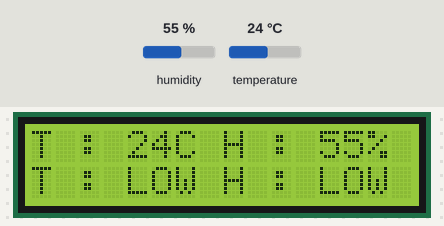
This sketch was run on a simulated Arduino Uno, built with avr-gcc and run on an emulated ATmega328P. Shown: 16×2 character LCD. Inputs (shaded band) come from the test bench; at power-on: humidity 55 %, temperature 24 °C.

Above: at 1.2 s.
1.3 s: humidity set to 58 %
At 3.1 s:
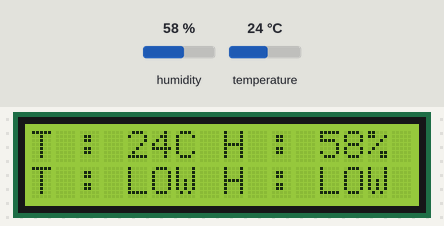
4.1 s: humidity set to 61 %
At 5.3 s:
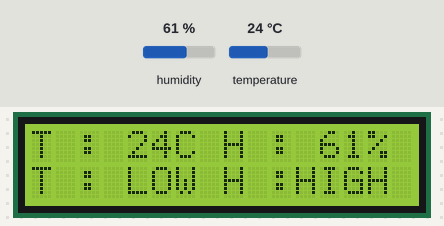
6.9 s: temperature set to 28 °C
At 8.9 s:
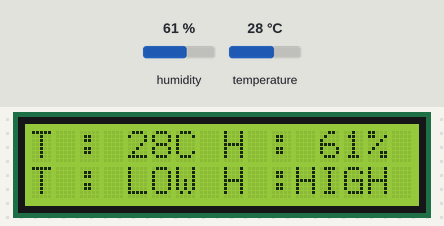
9.7 s: temperature set to 31 °C
At 11.3 s:
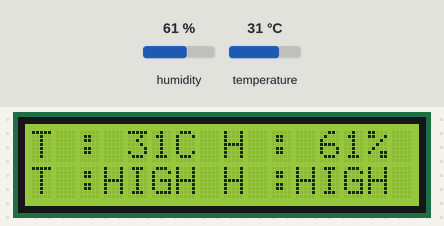
12.5 s: humidity set to 22 %
At 15.7 s:
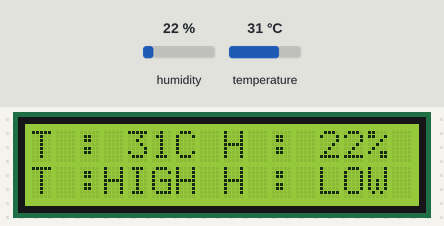
Timing chart, 0 to 16.8 s (numbered marks = the images above; inputs shaded):
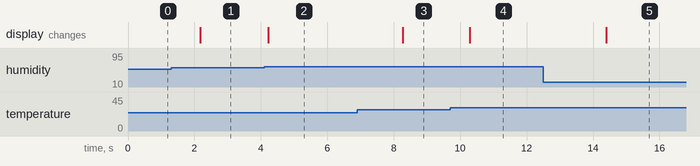

Measured:
- the behaviour switches between 59 and 60 % on humidity (found by bisection; images 1 and 2)
- the behaviour switches between 29 and 30 °C on temperature (found by bisection; images 3 and 4)
- after the input at 1.3 s, the display: changes after 0.87 s (image 1)
- after the input at 4.1 s, the display: changes after 0.12 s (image 2)
- after the input at 6.9 s, the display: changes after 1.4 s (image 3)
- after the input at 9.7 s, the display: changes after 0.59 s (image 4)
- after the input at 12.5 s, the display: changes after 1.9 s (image 5)

The sketch:

5-2_DHT_LCD.ino
```cpp
#include <Wire.h>
#include <LiquidCrystal_I2C.h>
LiquidCrystal_I2C lcd(0x27, 16, 2); // 0x27 or 0x3F

#include "DHT.h"
#define DHTPIN 8
#define DHTTYPE DHT11
DHT dht(DHTPIN, DHTTYPE);

void setup() {
  lcd.init();
  lcd.backlight();
  dht.begin();
}

void loop() {
  float hum = dht.readHumidity();
  float temp = dht.readTemperature();

  lcd.setCursor(0, 0);
  lcd.print("T : "); lcd.print((int)temp); lcd.print("C");
  lcd.setCursor(8, 0);
  lcd.print("H : "); lcd.print((int)hum); lcd.print("%");

  if (temp >= 30)
  {
    lcd.setCursor(0, 1);
    lcd.print("T :"); lcd.print("HIGH");
  }
  else if (temp < 30)
  {
     lcd.setCursor(0, 1);
    lcd.print("T : "); lcd.print("LOW ");
  }

    if (hum >= 60)
  {
    lcd.setCursor(8, 1);
    lcd.print("H :"); lcd.print("HIGH");
  }
  else if ( temp < 60)
  {
     lcd.setCursor(8, 1);
    lcd.print("H : "); lcd.print("LOW ");
  }
}
```
